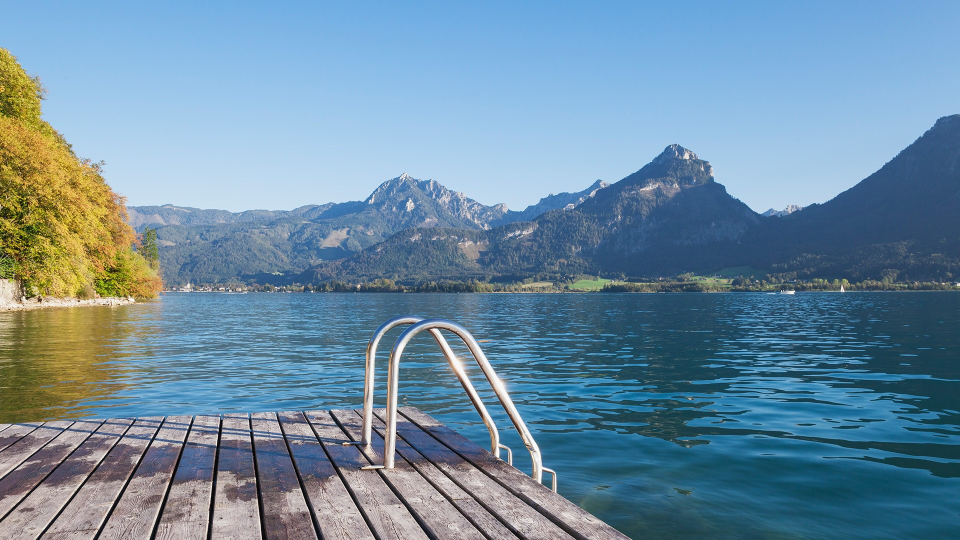
#> input picture .ReadmeImages/start.jpg, 1920 x 1080 px, found by its file name (shown at 1/2 size)
$ python main.py
#> lines starting #> are read from the running program, lines starting #| are printed output that depends on the picture
#> (the call stopped at in getImage, `r = requests.get(newurl)`: the network is not available in this run)
#> in offset_hue, image is the input picture: PIL image 1920x1080 RGB; mean R, G, B 109.2, 140.5, 161.2
import requests
import datetime
from PIL import Image
from PIL import ImageFont
from PIL import ImageDraw
import colorsys
from constants import url
import json
import numpy as np
import imageio
import random
from math import floor


def generate_offsets(array_size, max_offset):
    periodicity = random.randint(1, 10)
    periodicity = random.random() * periodicity
    offsets = []
    for i in range(array_size):
        # print(floor(max_offset*np.sin(periodicity*(i*np.pi/180))))
        offsets.append(floor(max_offset*np.sin(periodicity*(i*np.pi/180))))
    return offsets


def hueChange(img, offset):
    # https://stackoverflow.com/questions/27041559/rgb-to-hsv-python-change-hue-continuously/27042106
    # It's better to raise an exception than silently return None if img is not
    # an Image.
#> called with offset = 25
    img.load()
    r, g, b = img.split()
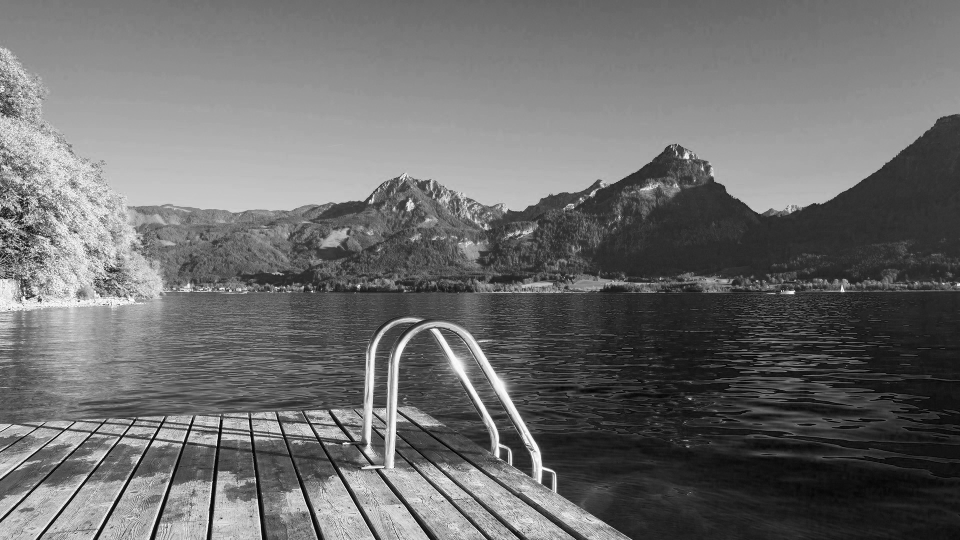
#> r: PIL image 1920x1080 L (shown at 1/2 size); min 0, max 255, mean 109.2
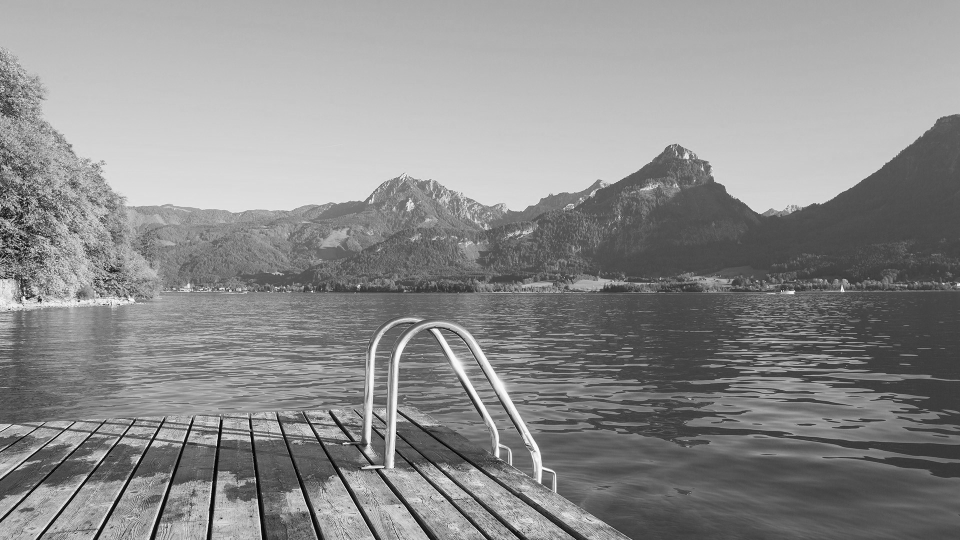
#> g: PIL image 1920x1080 L (shown at 1/2 size); min 0, max 255, mean 140.5
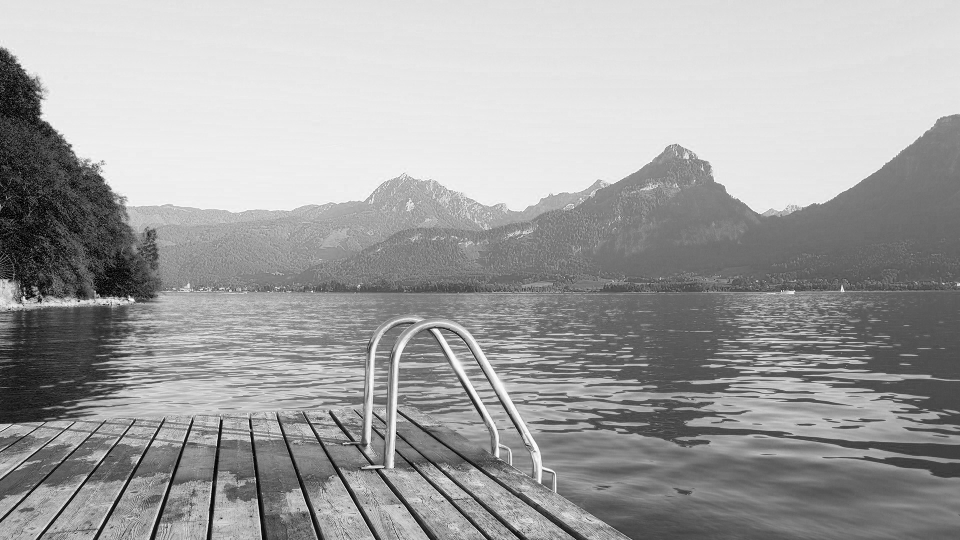
#> b: PIL image 1920x1080 L (shown at 1/2 size); min 0, max 255, mean 161.2
    r_data = []
    g_data = []
    b_data = []

    offset = offset/100.
    for rd, gr, bl in zip(r.getdata(), g.getdata(), b.getdata()):
        h, s, v = colorsys.rgb_to_hsv(rd/255.0, bl/255.0, gr/255.0)
        # print(h, s, v)
        # print(rd, gr, bl)
        rgb = colorsys.hsv_to_rgb(h, s+offset, v)
        rd, bl, gr = [int(x*255.) for x in rgb]
        # print(rd, gr, bl)
        r_data.append(rd)
        g_data.append(gr)
        b_data.append(bl)
#> this loop made 2073600 passes
#> (h, s, v, rgb) on passes 1 to 3: (0.419, 0.452, 0.894, (0.267, 0.894, 0.59)), (0.419, 0.452, 0.894, (0.267, 0.894, 0.59)), (0.419, 0.452, 0.894, (0.267, 0.894, 0.59))
#> after the loop, b_data = 2073600 items; g_data = 2073600 items; r_data = 2073600 items

    r.putdata(r_data)
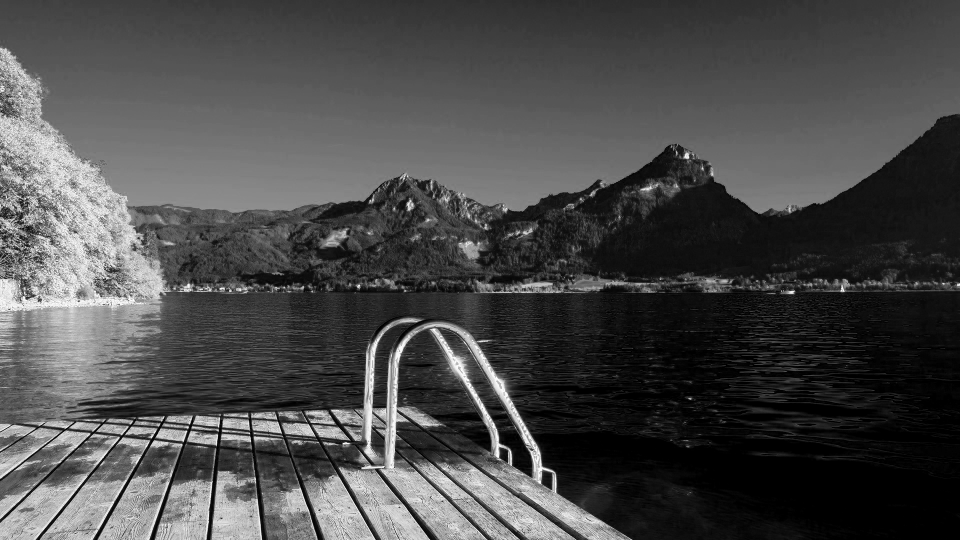
#> r: PIL image 1920x1080 L (shown at 1/2 size); min 0, max 255, mean 74.3
    g.putdata(g_data)
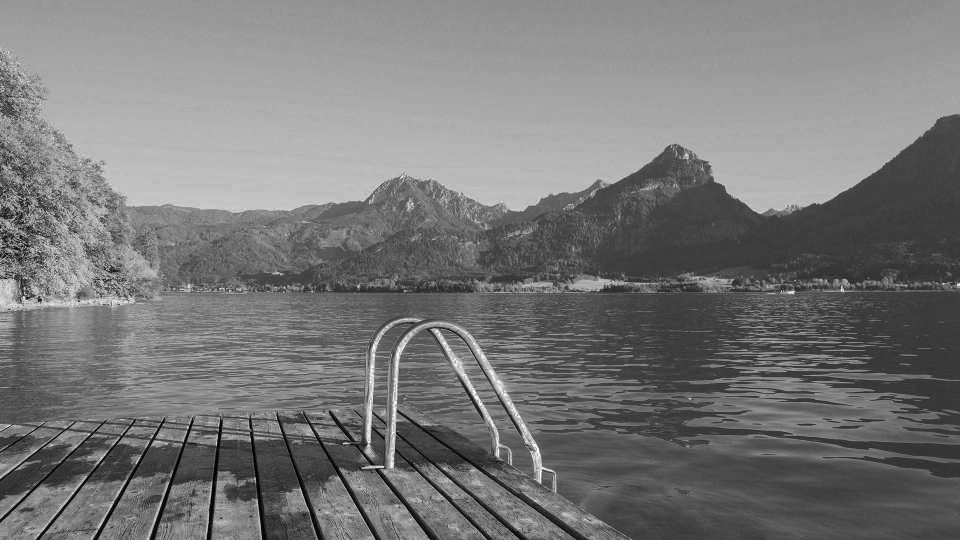
#> g: PIL image 1920x1080 L (shown at 1/2 size); min 0, max 255, mean 119.8
    b.putdata(b_data)
    return Image.merge('RGB',(r,g,b))
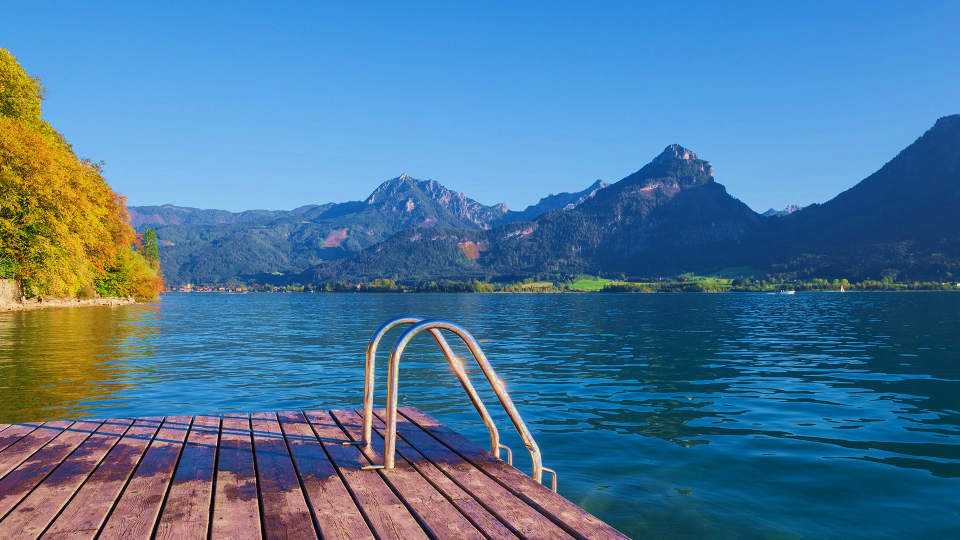
#> returned value: PIL image 1920x1080 RGB (shown at 1/2 size); mean R, G, B 74.3, 119.8, 154.4

def decision(probability):
    return random.random() < probability

def getImage(out_name="image.jpg"):
    now = datetime.datetime.now()
    dt_str = now.strftime("%Y-%m-%dT%H:%M:%Sz")
    newurl = url.format(WIDTH=3840, HEIGHT=2160, DATE=dt_str)
    r = requests.get(newurl)
    img_data = r.json()["batchrsp"]["items"][0]
    # ["ad"]["image_fullscreen_001_landscape"]["u"]
    img_url = json.loads(img_data["item"])["ad"]["image_fullscreen_001_landscape"]["u"]
    r = requests.get(img_url)
    with open(out_name, "wb") as f:
        f.write(r.content)

def mod_image_repeat_rows(imgname, chance_of_row_repeat=0, max_row_repeats=0, min_row_repeats=0, save=True, out_name="image.jpg"):
#> called with imgname = 'saturated.jpg', chance_of_row_repeat = 0.012, max_row_repeats = 50, min_row_repeats = 10, save = True, out_name = 'shifted.jpg'
    img = Image.open(imgname)
    pixels = img.load()
    width, height = img.size
#> width = 1920; height = 1080

    repeat = False
    num_repeats = 0
    times_to_repeat = 0
    row_to_repeat = []
    offsets = []
    for y in range(height):
        if not repeat and decision(chance_of_row_repeat):
            repeat = True
            times_to_repeat = random.randint(min_row_repeats, max_row_repeats)
            offsets = generate_offsets(times_to_repeat, random.randint(10, 50))
        for x in range(width):
            r, g, b = img.getpixel((x, y))

            if repeat and len(row_to_repeat) != width:
                pixels[x, y] = (r, g, b)
                row_to_repeat.append((r, g, b))
            elif repeat:
                try:
                    pixels[x, y] = row_to_repeat[x + offsets[num_repeats]]
                except Exception as e:
                    pixels[x, y] = row_to_repeat[x - offsets[num_repeats]]
            else:
                pixels[x, y] = (r, g, b)

        if repeat:
            num_repeats += 1
            if num_repeats >= times_to_repeat:
                repeat = False
                times_to_repeat = 0
                num_repeats = 0
                row_to_repeat = []
                offsets = []
#> after the loop, num_repeats = 0; offsets = []; repeat = False; row_to_repeat = []; times_to_repeat = 0
    if save:
        img.save(out_name)


def add_date(img_path, out_name="image.jpg", bottom_offset=0):
    date_obj = datetime.datetime.now()
    date_str_1 = date_obj.strftime("%p %H:%M")
    date_str_2 = date_obj.strftime("%b. %d %Y")
    corner_offset = 50
    img = Image.open(img_path)
    width, height = img.size
    draw = ImageDraw.Draw(img)
    font = ImageFont.truetype("VCR_OSD_MONO_1.001.ttf", 64)
    draw.text((corner_offset, (height-150-bottom_offset)), date_str_1, (255, 255, 255), font=font)
    draw.text((corner_offset, (height-75)-bottom_offset), date_str_2, (255, 255, 255), font=font)
    draw.text((corner_offset, 25), "|| PAUSE", (255, 255, 255), font=font)
    img.save(out_name)

def add_img_noise(imgpath, intensity=1, out_name="image.jpg"):
#> called with imgpath = 'shifted.jpg', intensity = 1, out_name = 'noisy.jpg'
    img = imageio.imread(imgpath, pilmode='RGB')
#> img: shape (1080, 1920, 3)
    noise1 = img + intensity * img.std() * np.random.random(img.shape)
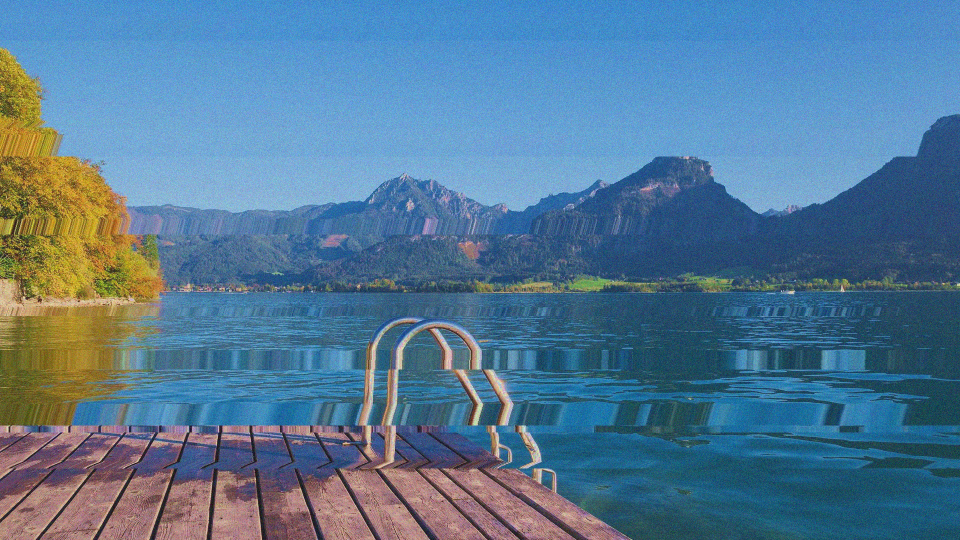
#> noise1: shape (1080, 1920, 3) float64 (shown at 1/2 size); mean R, G, B 106.4, 152.6, 188; drawn with min black and max white
#> (the run stopped early here; a loop or call above may not have finished)

$ run again, with test1.jpg copied over .ReadmeImages/start.jpg
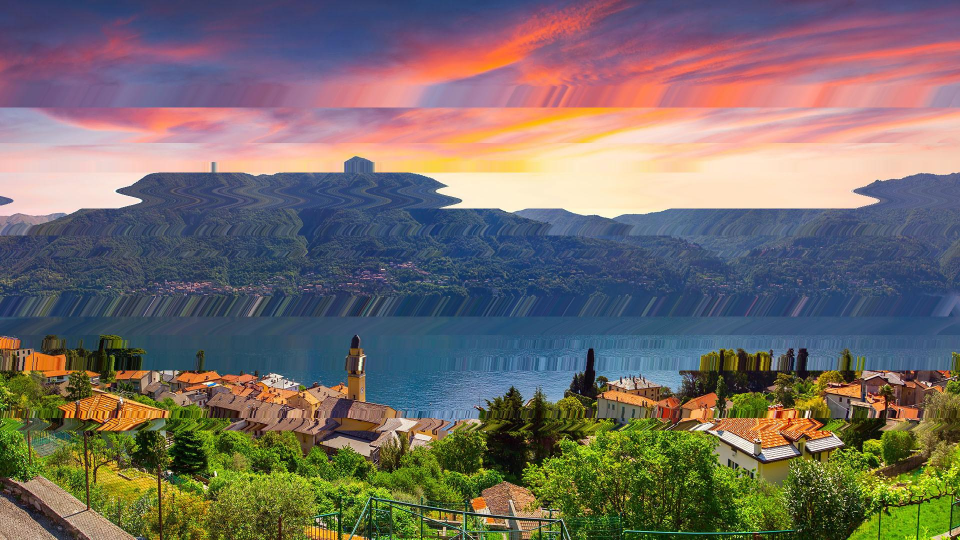
#> input picture test1.jpg, 1920 x 1080 px, found by its file name (shown at 1/2 size)
#> in offset_hue, image is the input picture: PIL image 1920x1080 RGB; mean R, G, B 118, 108.5, 104.1
#> the loop in hueChange, `for rd, gr, bl in zip(r.getdata(), g.getdata(), b.getdata()):` made 2073600 passes
#> (h, s, v, rgb) on passes 1 to 3: (0.341, 0.439, 0.384, (0.12, 0.384, 0.132)), (0.341, 0.439, 0.384, (0.12, 0.384, 0.132)), (0.341, 0.439, 0.384, (0.12, 0.384, 0.132))
#> after the loop in hueChange, `for rd, gr, bl in zip(r.getdata(), g.getdata(), b.getdata()):`: b_data = 2073600 items
#> in hueChange, `return Image.merge('RGB',(r,g,b))`:
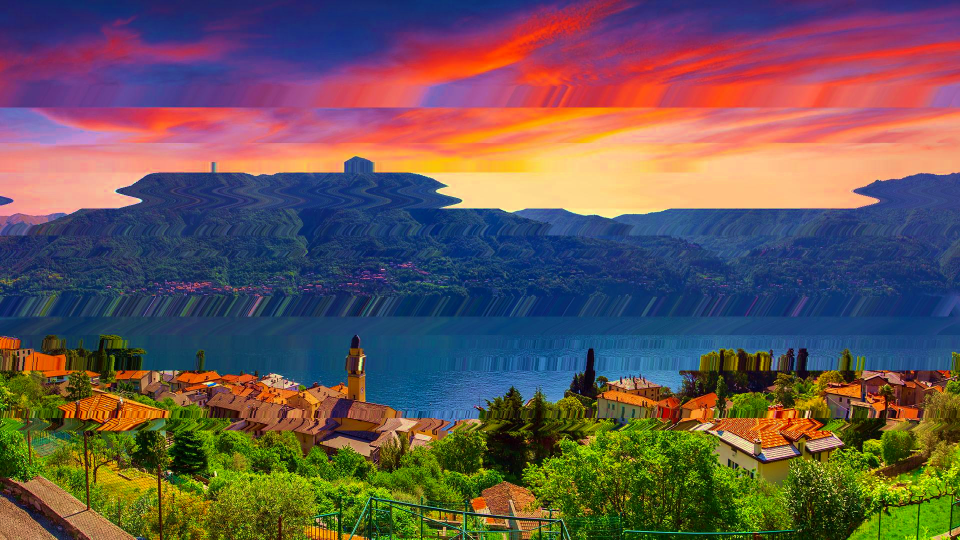
#> returned value: PIL image 1920x1080 RGB (shown at 1/2 size); mean R, G, B 104.8, 86.2, 84.9
#> after the loop in mod_image_repeat_rows, `for y in range(height):`: num_repeats = 0; offsets = []; repeat = False; row_to_repeat = []; times_to_repeat = 0
#> in add_img_noise, `noise1 = img + intensity * img.std() * np.random.random(img.shape)`:
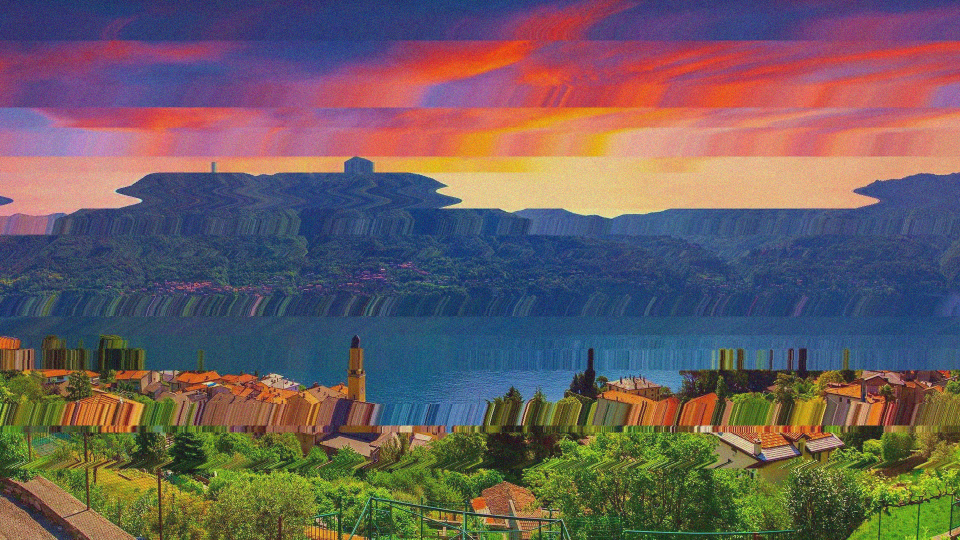
#> noise1: shape (1080, 1920, 3) float64 (shown at 1/2 size); mean R, G, B 135.5, 117.4, 120.1; drawn with min black and max white
